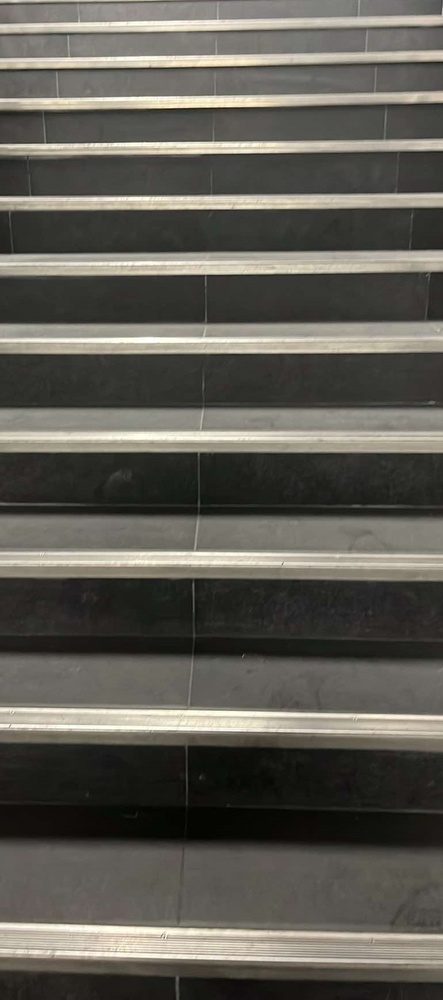
#> input picture data/raw/Groupe1_Image1.jpg, 443 x 1000 px, shrunk from 771 x 1739 before the run, found by its file name; its folder holds only this picture in this run
$ python main.py   (older library calls are emulated)
#> lines starting #> are read from the running program, lines starting #| are printed output that depends on the picture; after the words box and inside, x2 and y2 are one past the last pixel; in counts of white or black regions, pixels touching at a corner belong together
### src/utils.py
import cv2
import os
import pandas as pd

# Chargement des annotations
annotations_path = 'data/annotations/annotations.csv'
annotations_df = pd.read_csv(annotations_path)
#> (reads data/annotations/annotations.csv from the repository)

# Dossier contenant les images
images_dir = 'data/raw'

# Fonction pour charger les images et obtenir les annotations
def load_image_and_annotation(image_name):
    image_path = os.path.join(images_dir, image_name)
    image = cv2.imread(image_path)
    annotation = annotations_df[annotations_df['image_name'] == image_name]['num_steps'].values[0]
    return image, annotation

### src/preprocess_images.py
# src/preprocess_images.py

import cv2
import numpy as np

# [53 lines left out: functions otsu_thresholding, sobel_edge_detection, isolate_stairs, canny_with_preprocessing, morphological_filter, preprocess_image, not called in this run]

def canny_with_otsu(image):
    gray_image = cv2.cvtColor(image, cv2.COLOR_BGR2GRAY)  # Convertir en niveaux de gris
    blurred_image = cv2.GaussianBlur(gray_image, (5, 5), 0)  # Appliquer un flou
    edges = cv2.Canny(blurred_image, 30, 100)  # Ajuster les seuils
    return edges


def sobel_edge_detection(image):
    gray = cv2.cvtColor(image, cv2.COLOR_BGR2GRAY)
    grad_x = cv2.Sobel(gray, cv2.CV_64F, 1, 0, ksize=3)
    grad_y = cv2.Sobel(gray, cv2.CV_64F, 0, 1, ksize=3)
    magnitude = cv2.magnitude(grad_x, grad_y)
    return magnitude


# [8 lines left out: function morphological_filter, not called in this run]

### src/detect_steps.py
import cv2
import numpy as np

def morphological_filter(contours, image_shape):
    # Créer une image noire de la même taille que l'image d'entrée
    filtered_image = np.zeros(image_shape, dtype=np.uint8)

    # Dessiner les contours sur l'image noire (les rendre blancs)
    cv2.drawContours(filtered_image, contours, -1, (255), thickness=cv2.FILLED)

    # Appliquer un noyau pour éroder l'image (réduire les petits contours)
    kernel = np.ones((5, 5), np.uint8)
    image_eroded = cv2.erode(filtered_image, kernel, iterations=1)

    # Appliquer une dilatation pour renforcer les contours importants
    image_dilated = cv2.dilate(image_eroded, kernel, iterations=1)

    return image_dilated


def filter_small_contours(contours, min_area=100):
    # Garder uniquement les contours dont la superficie est supérieure à min_area
    filtered_contours = [cnt for cnt in contours if cv2.contourArea(cnt) > min_area]
    return filtered_contours


def detect_steps(image):
    # Vérifier si l'image a 3 canaux (en couleur)
    if len(image.shape) == 3:
        # Convertir en niveaux de gris si l'image est en couleur
        gray_image = cv2.cvtColor(image, cv2.COLOR_BGR2GRAY)
    else:
        # Si l'image est déjà en niveaux de gris, l'utiliser telle quelle
        gray_image = image

    # S'assurer que l'image est du type uint8
    gray_image = np.uint8(gray_image)

    # Appliquer l'algorithme de détection des contours (Canny)
    edges = cv2.Canny(gray_image, 50, 150)

    # Trouver les contours à partir de l'image en niveaux de gris
    contours, _ = cv2.findContours(edges, cv2.RETR_EXTERNAL, cv2.CHAIN_APPROX_SIMPLE)

    return contours

### src/main.py
import cv2
import os
from src.preprocess_images import canny_with_otsu, sobel_edge_detection  # Importer les méthodes de prétraitement
from src.detect_steps import detect_steps, morphological_filter, filter_small_contours  # Importer la fonction detect_steps et les autres outils
from src.utils import load_image_and_annotation

def main():
    # Dossier contenant les images
    data_directory = os.path.join('data', 'raw')

    for filename in os.listdir(data_directory):
        if filename.endswith(('.jpg', '.jpeg', '.png')):  # Ajouter d'autres extensions si nécessaire
            image_path = os.path.join(data_directory, filename)
            print(f"Chargement de l'image : {image_path}")

            # Charger l'image et son annotation
            image, annotation = load_image_and_annotation(filename)
#> in load_image_and_annotation, image is the input picture: shape (1000, 443, 3); mean B, G, R 84.5, 92.3, 94.8

            # Appliquer le prétraitement à l'image (Canny ou Sobel, selon le test)
            print(f"Prétraitement de l'image {filename}...")
            preprocessed_image_canny = canny_with_otsu(image)  # Utilisation de Canny avec Otsu
            preprocessed_image_sobel = sobel_edge_detection(image)  # Utilisation de Sobel

            # Afficher l'image prétraitée (avant la détection des contours)
            print(f"Affichage de l'image prétraitée pour Canny et Sobel...")
            cv2.imshow(f"Image Canny Prétraitée - {filename}", preprocessed_image_canny)
            cv2.imshow(f"Image Sobel Prétraitée - {filename}", preprocessed_image_sobel)
            cv2.waitKey(0)  # Attendre une touche avant de passer à l'image suivante

            # Détection des contours pour Canny
            print(f"Résultats Canny - {filename}:")
            contours_canny = detect_steps(preprocessed_image_canny)  # Détection des contours avec Canny
            contours_canny = filter_small_contours(contours_canny)  # Filtrer les petits contours
            contours_canny_image = morphological_filter(contours_canny, image.shape)  # Appliquer le filtre morphologique
            print(f"Nombre de marches détectées : {len(contours_canny)}")

            # Détection des contours pour Sobel
            print(f"Résultats Sobel - {filename}:")
            contours_sobel = detect_steps(preprocessed_image_sobel)  # Détection des contours avec Sobel
            contours_sobel = filter_small_contours(contours_sobel)  # Filtrer les petits contours
            contours_sobel_image = morphological_filter(contours_sobel, image.shape)  # Appliquer le filtre morphologique
            print(f"Nombre de marches détectées : {len(contours_sobel)}")

            # Affichage des résultats pour Canny et Sobel
            image_with_canny_contours = image.copy()
            cv2.drawContours(image_with_canny_contours, contours_canny, -1, (0, 255, 0), 3)
            cv2.imshow(f"Contours Canny - {filename}", image_with_canny_contours)

            image_with_sobel_contours = image.copy()
            cv2.drawContours(image_with_sobel_contours, contours_sobel, -1, (0, 255, 0), 3)
            cv2.imshow(f"Contours Sobel - {filename}", image_with_sobel_contours)

            cv2.waitKey(0)

    cv2.destroyAllWindows()

if __name__ == "__main__":
    main()
#> in main, `image, annotation = load_image_and_annotation(filename)`: annotation = 10
#> in canny_with_otsu, `edges = cv2.Canny(blurred_image, 30, 100)`:
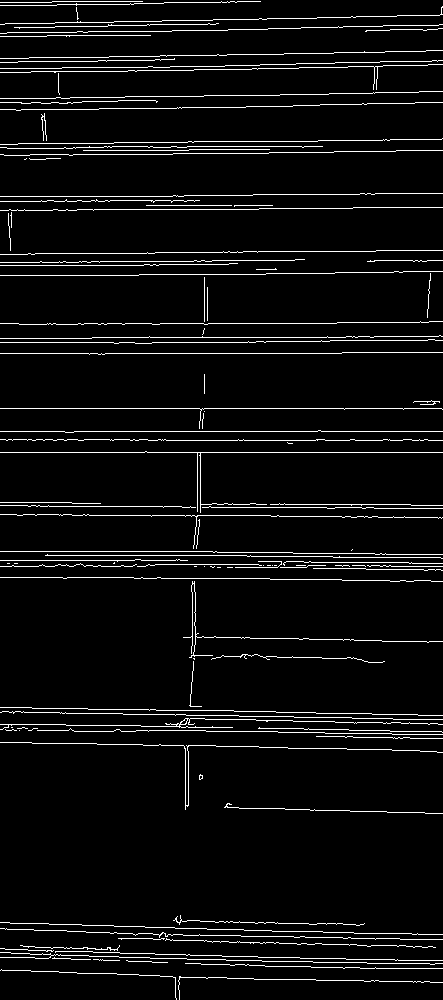
#> edges: shape (1000, 443); 5.2% white in thin lines or dots
#> in sobel_edge_detection, `grad_x = cv2.Sobel(gray, cv2.CV_64F, 1, 0, ksize=3)`:
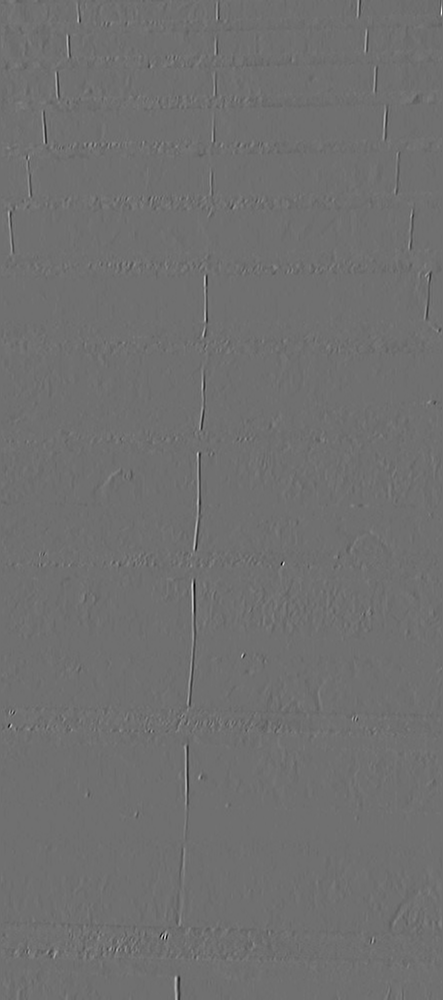
#> grad_x: shape (1000, 443) float64; min -362, max 462, mean 0; drawn with min black and max white
#> in sobel_edge_detection, `grad_y = cv2.Sobel(gray, cv2.CV_64F, 0, 1, ksize=3)`:
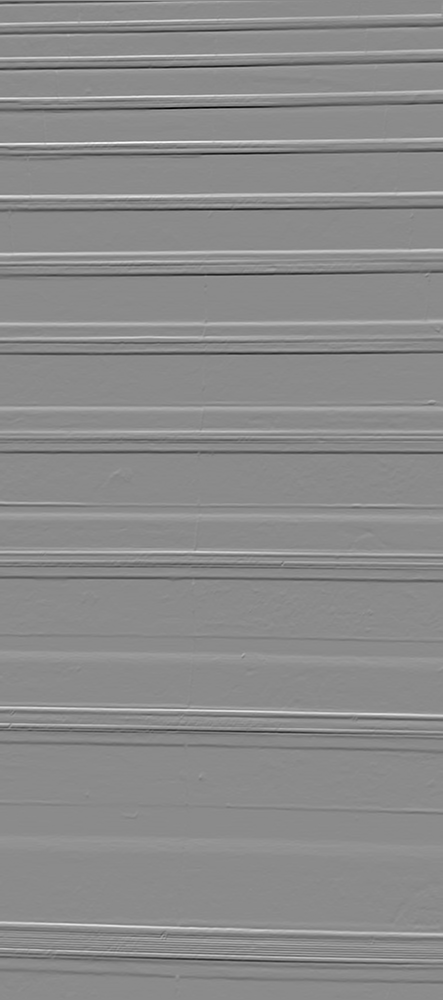
#> grad_y: shape (1000, 443) float64; min -862, max 716, mean -0.9; drawn with min black and max white
#> in main, `cv2.imshow(f"Image Sobel Prétraitée - {filename}", preprocessed_image_..`:
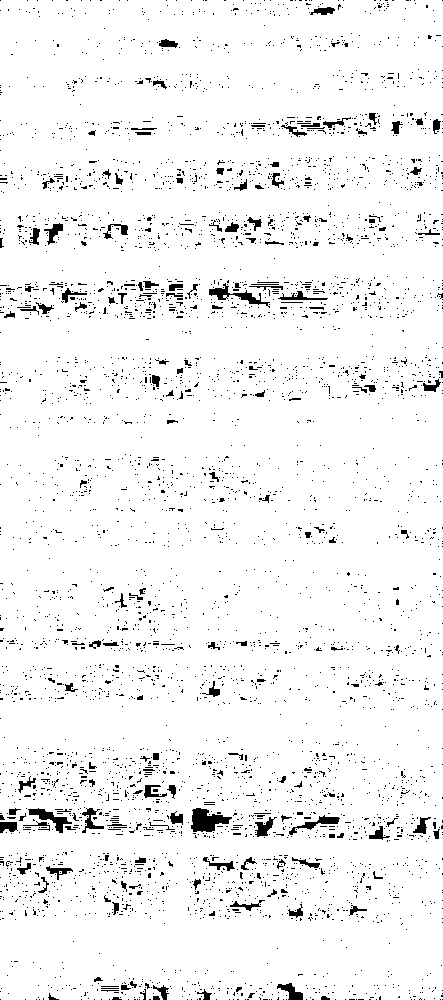
#> window 'Image Sobel Prétraitée - Group': shape (1000, 443); 95.4% white; 4722 black regions (4560 under 20 px), largest, box (x1, y1, x2, y2) and area: (191, 808, 232, 832) 591, (209, 283, 270, 308) 385, (28, 808, 72, 833) 356
#> in detect_steps, `edges = cv2.Canny(gray_image, 50, 150)`:
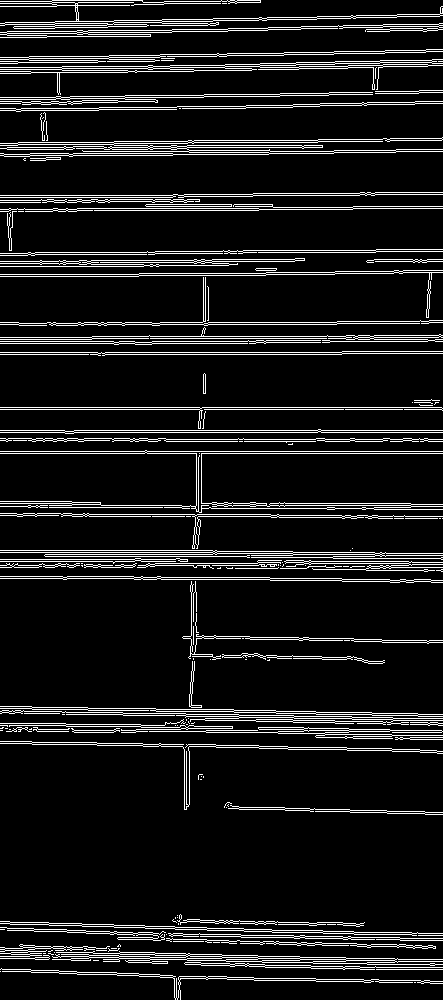
#> edges: shape (1000, 443); 9.8% white in thin lines or dots
#> in detect_steps, `contours, _ = cv2.findContours(edges, cv2.RETR_EXTERNAL, cv2.CHAIN_APP..`: contours = 170 contours, 115 with area under 20; largest, box (x1, y1, x2, y2) and area: (0, 137, 443, 157) 2038, (52, 951, 443, 966) 1525, (0, 59, 443, 95) 1490, (0, 0, 443, 29) 1431, (0, 23, 443, 38) 1114
#> in main, `contours_canny = detect_steps(preprocessed_image_canny)`: contours_canny has the same summary as contours in detect_steps
#> in filter_small_contours, `filtered_contours = [cnt for cnt in contours if cv2.contourArea(cnt) >..`: filtered_contours = 39 contours; largest, box (x1, y1, x2, y2) and area: (0, 137, 443, 157) 2038, (52, 951, 443, 966) 1525, (0, 59, 443, 95) 1490, (0, 0, 443, 29) 1431, (0, 23, 443, 38) 1114
#> in main, `contours_canny = filter_small_contours(contours_canny)`: contours_canny has the same summary as filtered_contours in filter_small_contours
#| Nombre de marches détectées : 39
#> in detect_steps (call 2), `edges = cv2.Canny(gray_image, 50, 150)`:
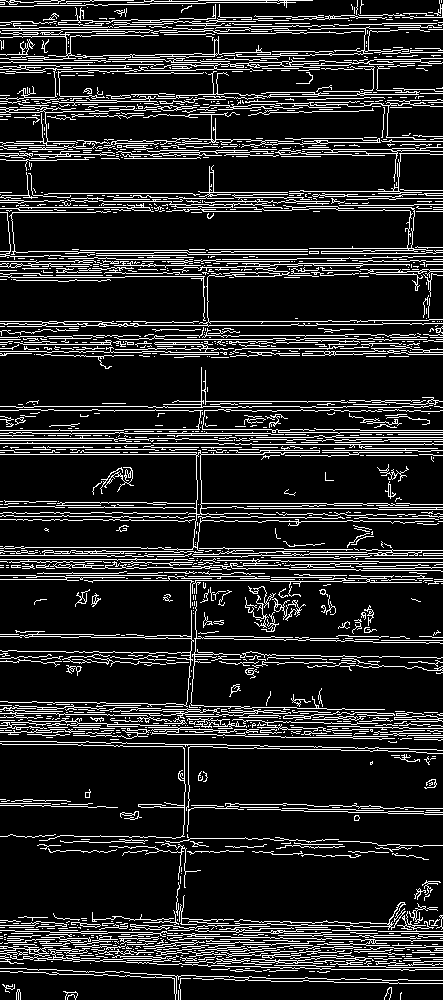
#> edges: shape (1000, 443); 14.7% white in thin lines or dots
#> in detect_steps (call 2), `contours, _ = cv2.findContours(edges, cv2.RETR_EXTERNAL, cv2.CHAIN_APP..`: contours = 1532 contours, 1451 with area under 20; largest, box (x1, y1, x2, y2) and area: (0, 26, 271, 60) 533, (0, 446, 434, 551) 391, (0, 64, 164, 100) 372, (275, 144, 443, 182) 252, (130, 902, 406, 930) 237
#> in main, `contours_sobel = detect_steps(preprocessed_image_sobel)`: contours_sobel has the same summary as contours in detect_steps
#> in filter_small_contours (call 2), `filtered_contours = [cnt for cnt in contours if cv2.contourArea(cnt) >..`: filtered_contours = 16 contours; largest, box (x1, y1, x2, y2) and area: (0, 26, 271, 60) 533, (0, 446, 434, 551) 391, (0, 64, 164, 100) 372, (275, 144, 443, 182) 252, (130, 902, 406, 930) 237
#> in main, `contours_sobel = filter_small_contours(contours_sobel)`: contours_sobel has the same summary as filtered_contours in filter_small_contours
#| Nombre de marches détectées : 16
#> in main, `cv2.drawContours(image_with_sobel_contours, contours_sobel, -1, (0, 25..`:
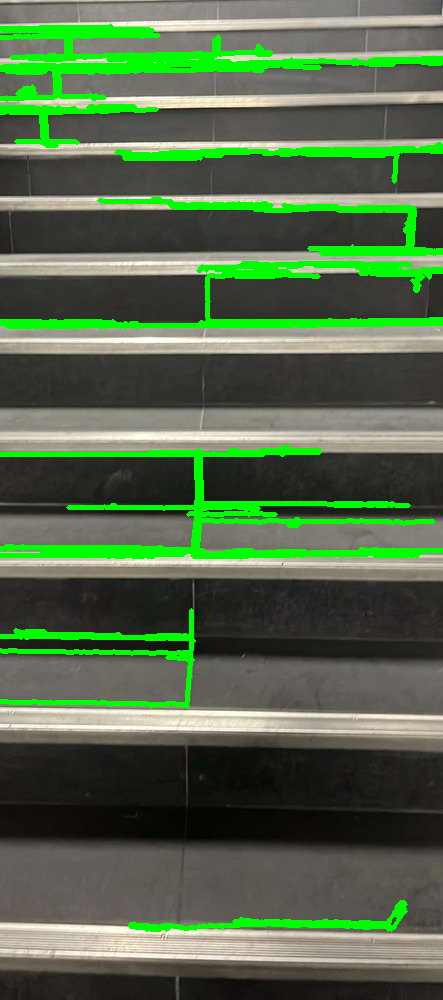
#> image_with_sobel_contours: shape (1000, 443, 3); 9.52% of pixels changed, all inside (x1, y1, x2, y2) = (0, 24, 443, 932)
